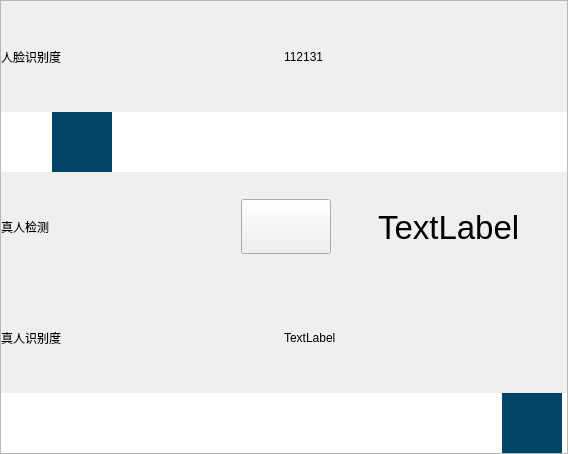
<?xml version="1.0" encoding="UTF-8"?>
<ui version="4.0">
 <class>Dialog_FaceSetting</class>
 <widget class="QWidget" name="Dialog_FaceSetting">
  <property name="geometry">
   <rect>
    <x>0</x>
    <y>0</y>
    <width>568</width>
    <height>454</height>
   </rect>
  </property>
  <property name="minimumSize">
   <size>
    <width>568</width>
    <height>400</height>
   </size>
  </property>
  <property name="maximumSize">
   <size>
    <width>568</width>
    <height>454</height>
   </size>
  </property>
  <property name="windowTitle">
   <string>Form</string>
  </property>
  <layout class="QVBoxLayout" name="verticalLayout">
   <property name="spacing">
    <number>0</number>
   </property>
   <property name="leftMargin">
    <number>0</number>
   </property>
   <property name="topMargin">
    <number>0</number>
   </property>
   <property name="rightMargin">
    <number>0</number>
   </property>
   <property name="bottomMargin">
    <number>0</number>
   </property>
   <item>
    <widget class="QFrame" name="frame">
     <property name="frameShape">
      <enum>QFrame::StyledPanel</enum>
     </property>
     <property name="frameShadow">
      <enum>QFrame::Raised</enum>
     </property>
     <layout class="QVBoxLayout" name="verticalLayout_3">
      <property name="spacing">
       <number>0</number>
      </property>
      <property name="leftMargin">
       <number>0</number>
      </property>
      <property name="topMargin">
       <number>0</number>
      </property>
      <property name="rightMargin">
       <number>0</number>
      </property>
      <property name="bottomMargin">
       <number>0</number>
      </property>
      <item>
       <layout class="QVBoxLayout" name="verticalLayout_2">
        <item>
         <layout class="QHBoxLayout" name="horizontalLayout_3">
          <item>
           <widget class="QLabel" name="label_3">
            <property name="minimumSize">
             <size>
              <width>200</width>
              <height>100</height>
             </size>
            </property>
            <property name="text">
             <string>人脸识别度</string>
            </property>
           </widget>
          </item>
          <item>
           <widget class="QLabel" name="recg_threshold_value">
            <property name="text">
             <string>112131</string>
            </property>
           </widget>
          </item>
         </layout>
        </item>
        <item>
         <widget class="QSlider" name="recg_threshold">
          <property name="minimumSize">
           <size>
            <width>0</width>
            <height>60</height>
           </size>
          </property>
          <property name="styleSheet">
           <string notr="true">QSlider::handle:horizontal {width:60px;height:30px;background-color: rgb(0, 68, 103);}
QSlider::groove:horizontal {height:60px;background-color: rgb(255, 255, 255)}
</string>
          </property>
          <property name="maximum">
           <number>100</number>
          </property>
          <property name="pageStep">
           <number>1</number>
          </property>
          <property name="value">
           <number>10</number>
          </property>
          <property name="orientation">
           <enum>Qt::Horizontal</enum>
          </property>
         </widget>
        </item>
        <item>
         <layout class="QHBoxLayout" name="horizontalLayout_4">
          <item>
           <widget class="QLabel" name="label_4">
            <property name="minimumSize">
             <size>
              <width>200</width>
              <height>100</height>
             </size>
            </property>
            <property name="text">
             <string>真人检测</string>
            </property>
           </widget>
          </item>
          <item>
           <spacer name="horizontalSpacer_5">
            <property name="orientation">
             <enum>Qt::Horizontal</enum>
            </property>
            <property name="sizeType">
             <enum>QSizePolicy::Minimum</enum>
            </property>
            <property name="sizeHint" stdset="0">
             <size>
              <width>40</width>
              <height>10</height>
             </size>
            </property>
           </spacer>
          </item>
          <item>
           <widget class="QPushButton" name="switch_bt_living">
            <property name="enabled">
             <bool>true</bool>
            </property>
            <property name="minimumSize">
             <size>
              <width>90</width>
              <height>55</height>
             </size>
            </property>
            <property name="text">
             <string/>
            </property>
           </widget>
          </item>
          <item>
           <spacer name="horizontalSpacer_6">
            <property name="orientation">
             <enum>Qt::Horizontal</enum>
            </property>
            <property name="sizeHint" stdset="0">
             <size>
              <width>40</width>
              <height>20</height>
             </size>
            </property>
           </spacer>
          </item>
          <item>
           <widget class="QLabel" name="label_openorclose">
            <property name="font">
             <font>
              <pointsize>25</pointsize>
             </font>
            </property>
            <property name="text">
             <string>TextLabel</string>
            </property>
           </widget>
          </item>
          <item>
           <spacer name="horizontalSpacer">
            <property name="orientation">
             <enum>Qt::Horizontal</enum>
            </property>
            <property name="sizeHint" stdset="0">
             <size>
              <width>40</width>
              <height>20</height>
             </size>
            </property>
           </spacer>
          </item>
         </layout>
        </item>
        <item>
         <layout class="QHBoxLayout" name="horizontalLayout_2">
          <item>
           <widget class="QLabel" name="label_2">
            <property name="minimumSize">
             <size>
              <width>200</width>
              <height>100</height>
             </size>
            </property>
            <property name="text">
             <string>真人识别度</string>
            </property>
           </widget>
          </item>
          <item>
           <widget class="QLabel" name="living_threshold_value">
            <property name="text">
             <string>TextLabel</string>
            </property>
           </widget>
          </item>
         </layout>
        </item>
        <item>
         <widget class="QSlider" name="living_threshold">
          <property name="minimumSize">
           <size>
            <width>100</width>
            <height>60</height>
           </size>
          </property>
          <property name="maximumSize">
           <size>
            <width>100000</width>
            <height>60</height>
           </size>
          </property>
          <property name="styleSheet">
           <string notr="true">QSlider::handle:horizontal {width:60px;height:30px;background-color: rgb(0, 68, 103);}
QSlider::groove:horizontal {height:60px;background-color: rgb(255, 255, 255)}</string>
          </property>
          <property name="maximum">
           <number>100</number>
          </property>
          <property name="pageStep">
           <number>1</number>
          </property>
          <property name="value">
           <number>99</number>
          </property>
          <property name="sliderPosition">
           <number>99</number>
          </property>
          <property name="orientation">
           <enum>Qt::Horizontal</enum>
          </property>
          <property name="invertedAppearance">
           <bool>false</bool>
          </property>
         </widget>
        </item>
       </layout>
      </item>
     </layout>
    </widget>
   </item>
  </layout>
 </widget>
 <resources/>
 <connections/>
</ui>
